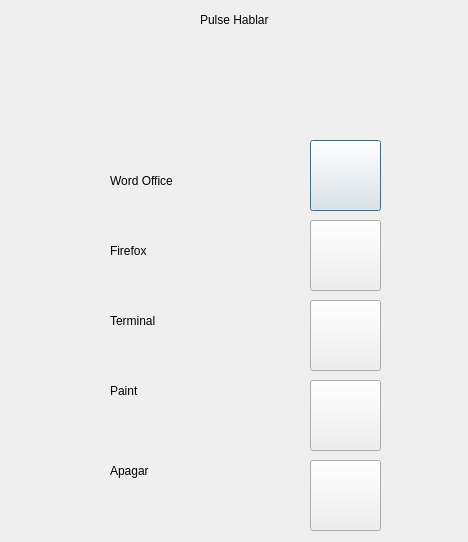
<?xml version="1.0" encoding="UTF-8"?>
<ui version="4.0">
 <class>Dialog</class>
 <widget class="QDialog" name="Dialog">
  <property name="geometry">
   <rect>
    <x>0</x>
    <y>0</y>
    <width>468</width>
    <height>542</height>
   </rect>
  </property>
  <property name="windowTitle">
   <string>Opciones</string>
  </property>
  <widget class="QLabel" name="label">
   <property name="geometry">
    <rect>
     <x>200</x>
     <y>10</y>
     <width>91</width>
     <height>21</height>
    </rect>
   </property>
   <property name="text">
    <string>Pulse Hablar</string>
   </property>
   <property name="textFormat">
    <enum>Qt::RichText</enum>
   </property>
   <property name="wordWrap">
    <bool>true</bool>
   </property>
  </widget>
  <widget class="QLabel" name="label_2">
   <property name="geometry">
    <rect>
     <x>110</x>
     <y>170</y>
     <width>111</width>
     <height>21</height>
    </rect>
   </property>
   <property name="text">
    <string>Word Office</string>
   </property>
  </widget>
  <widget class="QLabel" name="label_3">
   <property name="geometry">
    <rect>
     <x>110</x>
     <y>240</y>
     <width>111</width>
     <height>21</height>
    </rect>
   </property>
   <property name="text">
    <string>Firefox</string>
   </property>
  </widget>
  <widget class="QLabel" name="label_4">
   <property name="geometry">
    <rect>
     <x>110</x>
     <y>310</y>
     <width>121</width>
     <height>21</height>
    </rect>
   </property>
   <property name="text">
    <string>Terminal</string>
   </property>
  </widget>
  <widget class="QLabel" name="label_5">
   <property name="geometry">
    <rect>
     <x>110</x>
     <y>380</y>
     <width>121</width>
     <height>21</height>
    </rect>
   </property>
   <property name="text">
    <string>Paint</string>
   </property>
  </widget>
  <widget class="QLabel" name="label_7">
   <property name="geometry">
    <rect>
     <x>110</x>
     <y>460</y>
     <width>121</width>
     <height>21</height>
    </rect>
   </property>
   <property name="text">
    <string>Apagar</string>
   </property>
  </widget>
  <widget class="QPushButton" name="pushButton">
   <property name="geometry">
    <rect>
     <x>310</x>
     <y>140</y>
     <width>71</width>
     <height>71</height>
    </rect>
   </property>
   <property name="text">
    <string/>
   </property>
   <property name="icon">
    <iconset>
     <normaloff>./offw.png</normaloff>./offw.png</iconset>
   </property>
   <property name="iconSize">
    <size>
     <width>75</width>
     <height>75</height>
    </size>
   </property>
  </widget>
  <widget class="QPushButton" name="pushButton_2">
   <property name="geometry">
    <rect>
     <x>310</x>
     <y>220</y>
     <width>71</width>
     <height>71</height>
    </rect>
   </property>
   <property name="text">
    <string/>
   </property>
   <property name="icon">
    <iconset>
     <normaloff>./frfx.png</normaloff>./frfx.png</iconset>
   </property>
   <property name="iconSize">
    <size>
     <width>75</width>
     <height>75</height>
    </size>
   </property>
  </widget>
  <widget class="QPushButton" name="pushButton_3">
   <property name="geometry">
    <rect>
     <x>310</x>
     <y>300</y>
     <width>71</width>
     <height>71</height>
    </rect>
   </property>
   <property name="text">
    <string/>
   </property>
   <property name="icon">
    <iconset>
     <normaloff>./term.png</normaloff>./term.png</iconset>
   </property>
   <property name="iconSize">
    <size>
     <width>75</width>
     <height>75</height>
    </size>
   </property>
  </widget>
  <widget class="QPushButton" name="pushButton_4">
   <property name="geometry">
    <rect>
     <x>310</x>
     <y>380</y>
     <width>71</width>
     <height>71</height>
    </rect>
   </property>
   <property name="text">
    <string/>
   </property>
   <property name="icon">
    <iconset>
     <normaloff>./pnt.png</normaloff>./pnt.png</iconset>
   </property>
   <property name="iconSize">
    <size>
     <width>75</width>
     <height>75</height>
    </size>
   </property>
  </widget>
  <widget class="QPushButton" name="pushButton_5">
   <property name="geometry">
    <rect>
     <x>310</x>
     <y>460</y>
     <width>71</width>
     <height>71</height>
    </rect>
   </property>
   <property name="text">
    <string/>
   </property>
   <property name="icon">
    <iconset>
     <normaloff>./shd.png</normaloff>./shd.png</iconset>
   </property>
   <property name="iconSize">
    <size>
     <width>75</width>
     <height>75</height>
    </size>
   </property>
  </widget>
  <widget class="QPushButton" name="pushButton_6">
   <property name="geometry">
    <rect>
     <x>180</x>
     <y>40</y>
     <width>96</width>
     <height>71</height>
    </rect>
   </property>
   <property name="text">
    <string/>
   </property>
   <property name="icon">
    <iconset>
     <normaloff>./micro.png</normaloff>./micro.png</iconset>
   </property>
   <property name="iconSize">
    <size>
     <width>75</width>
     <height>75</height>
    </size>
   </property>
   <property name="default">
    <bool>false</bool>
   </property>
   <property name="flat">
    <bool>true</bool>
   </property>
  </widget>
 </widget>
 <resources/>
 <connections/>
</ui>
